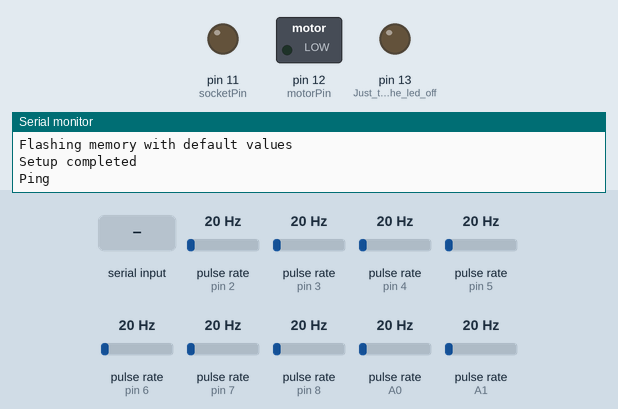
This sketch was run on a simulated Arduino Uno, built with avr-gcc and run on an emulated ATmega328P. On the bench: switched loads named in the sketch (green lamp = pin HIGH), output pins drawn as LEDs (lit = HIGH), the last lines printed to the serial monitor. Wiring (inferred from the names in the program): 9 × pulse sensor: data pin 2 / data pin 3 / data pin 4 / data pin 5 / data pin 6 / data pin 7 / data pin 8 / data A0 / data A1. Inputs (shaded band) come from the test bench; at power-on: pulse rate (sensors on pin 2, pin 3, pin 4, pin 5, pin 6, pin 7, pin 8, A0, A1) 20 Hz. The board resets itself during the run and starts again; EEPROM starts erased.

Above: at 0.1 s.
At 17.6 s:
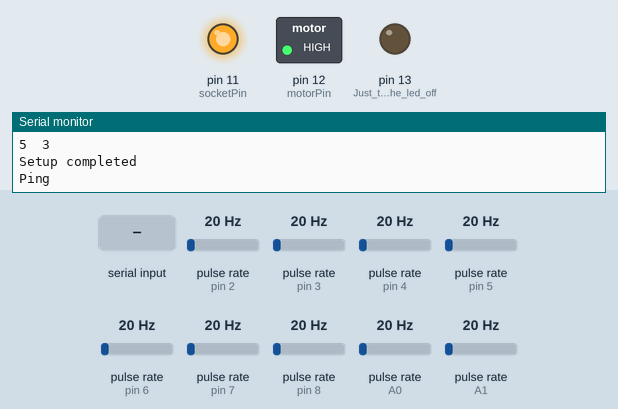
17.7 s: "90,45,200\n" received over Serial
19.9 s: "30,150,10\n" received over Serial
21.9 s: "3\n" received over Serial
Timing chart, 0 to 24.9 s (numbered marks = the images above; inputs shaded):
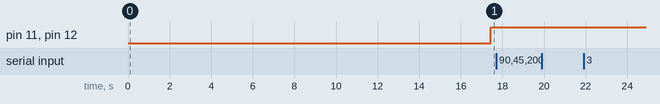

The sketch:

Provinssi2017.ino
```cpp
/*
 * Arduino program for the Provinssi 2017 liike-energiateos project, tested on Arduino Uno,
 * might work with other Arduinos.
 *
 * Can handle up to ~1.1kHz frequencies, or around 130 bikes spinning at 500 RPM,
 * for the RPM calculations, after that the unsigned int rolls over.
 * Minimum signal voltage is 2.7V for reliable operations
 * D13 can't be used for reading the RPM data for some reason
 *
 * Length of sampleDur determines the accuracy of the device by 1/sampledur * 60 RPM
 * sampleDur also determines how 'unresponsive' the device is, Arduino reads serial data only after every loop so
 * in theory you could 'hang' the device by making sampleDur way too big. This is why it's limited to 20 seconds,
 * which should be more than enough (resolution of 0.05 Hz or 3 RPM).
 *
 * @version 1.4
 * @author Otto Salminen <otto.salminen@lut.fi>
 */

#include <avr/wdt.h> //Needed for watchdog
#include <avr/interrupt.h> //Needed for ISR_ALIASOF(), to compress the code by few lines
#include <EEPROM.h> //For using eeprom
#include <avr/pgmspace.h> //For moving char arrays to prog mem instead of sram
#define P(str) (strcpy_P(p_buffer, PSTR(str)), p_buffer) //Simplification of moving strings to progmem, saves the time of rewriting things into arrays and look-up tables
char p_buffer[100]; //Buffer for the string outputs

//Constants to tune things out
const byte hallPin[] = {2, 3, 4, 5, 6, 7, 8, A0, A1}; //Pins for the pci interrupts
const byte socketPin = 11; //Pin controlling the relay
const byte motorPin = 12; //Pin controlling the relay

//Variables of all sorts
bool relayState = false; //Toggle relay
bool statsState = false; //Shows info every 1 minute
byte sampleDur; //Defines the duration in seconds for collecting rpm data
byte hysteresis; //Multiplier of 60 RPM hysteresis
byte hattuvakio; //Used to scale up the measured RPM when measured from the pedals instead of the flywheel
byte NumberOfBikes; //Number of bikes
byte count;
unsigned int setRpm; //RPM/bike to trigger the relays
volatile unsigned int revs; //revs is double the value when using pinchange interrupt due to the event triggering on falling and rising edge
float totRpm; //Total rpm value for all of the bikes


//Setup function for the serial communications, all the pins and timers.
void setup(void) {
  cli(); //disable global interrupts

  //Serial communications
  Serial.begin(9600); //For bluetooth connection
  Serial.setTimeout(1000); //Timeout if ending character missing
  Serial.println(P("\nStarting up..."));

  //Pin setup
  pinMode(socketPin, OUTPUT);
  pinMode(motorPin, OUTPUT);
  //Take relay pins low just in case they are doing something weird
  digitalWrite(socketPin, relayState);
  digitalWrite(motorPin, relayState);
  pinMode(LED_BUILTIN, OUTPUT); //Just to turn the led off <- might be the reason why D13 didn't work as intended

  //PCI setup
  byte NumberOfElements = sizeof(hallPin)/sizeof(hallPin[0]); //Get the amount of pins set up
  //Init pins connected to hall sensors
  for (byte i = 0; i < NumberOfElements; i++){
    pinSetup(hallPin[i]);
    digitalWrite(hallPin[i], HIGH);
    }

  //Timers and key variables
  variableSetup(); //Load variable values from the memory
  watchdogSetup(); //Setup watchdog for automatic reset on hang
  timerSetup(); //Setup timer1
  Serial.println(P("Setup completed"));

  sei(); //enable global interrupts
}


//PCI setup
void pinSetup(byte pin) {
  *digitalPinToPCMSK(pin) |= bit (digitalPinToPCMSKbit(pin));  // find the correct registry and enable pin as input
  PCIFR  |= bit (digitalPinToPCICRbit(pin)); // clear interrupt flags for the pin
  PCICR  |= bit (digitalPinToPCICRbit(pin)); // enables the pin as pci
}


//Setup variables
void variableSetup(void){
  //If some random values in EEPROM, load defaults. Really bad at checking for errors really, don't trust this.
  if (EEPROM.read(3) > 20){
    eeDefault();
  }
  else{
    Serial.println(P("Variables loaded from memory:"));
    setRpm = eeRead(1);
    NumberOfBikes = eeRead(2);
    sampleDur = eeRead(3);
    hysteresis = eeRead(4);
    hattuvakio = eeRead(5);
  }
}


//Setup watchdog timer
void watchdogSetup(void){
  wdt_reset(); // Reset the wdt timer
  WDTCSR |= (1<<WDCE) | (1<<WDE); //Configuration mode
  //Interrupt, then go to system reset mode, 8000msec timeout
  WDTCSR = (1<<WDIE) | (1<<WDE) | (1<<WDP3) | (0<<WDP2) | (0<<WDP1) | (1<<WDP0);
}


// Setup Timer1 for interrupt every 4000 msec
void timerSetup(void){
  TCCR1A = 0;     //TCCR1A register to 0
  TCCR1B = 0;     //TCCR1B register to 0
  OCR1A = 62500; //compare match register to desired timer count
  //turn on CTC mode, CS10 and CS12 bits for 1024 prescaler
  TCCR1B |= (1 << WGM12) | (1 << CS10) | (1 << CS12);
  TIMSK1 |= (1 << OCIE1A); //enable timer compare interrupt
}

//Functions for playing around with EEPROM
//Read values from EEPROM
byte eeRead(byte addr){
  byte value = EEPROM.read(addr);
  Serial.print(addr);
  Serial.print(P("\t"));
  Serial.print(value, DEC);
  Serial.println();
  delay(100);
  return value;
}

//Write value to EEPROM
void eeWrite(byte addr, byte value){
  EEPROM.update(addr, value);
 }

//Default 'safe' values for the parameters
void eeDefault(void){
    Serial.println(P("\nFlashing memory with default values"));
    EEPROM.update(1, 100);
    EEPROM.update(2, 9);
    EEPROM.update(3, 1);
    EEPROM.update(4, 2);
    EEPROM.update(5, 3);
}


//Interrupt vectors
ISR (PCINT1_vect) {revs++;} //PCI for A0 to A5, connect bikes with sensors on flywheel to these
ISR (PCINT2_vect) {revs += hattuvakio;}  // PCI for D0 to D7, connect bikes with sensors on pedals to these
ISR (PCINT0_vect, ISR_ALIASOF(PCINT2_vect)); // PCI for D8 to D13, connect bikes with sensors on pedals to these

//Watchdog event
ISR (WDT_vect){
  Serial.println(P("Something went wrong"));
  eeDefault(); //Load default values before restarting
  Serial.println(P("Restarting..."));
  }

//Info screen every minute just for fun
ISR (TIMER1_COMPA_vect){
  Serial.println("Ping");
  if (count < 15){ //
    count++;
  }
  else if(statsState){
    stats();
    count = 0;
  }
}


//Main loop for the program
void loop(void) {
  //Start taking in sample data for the rpm calculations
  revs = 0; //reset counter
  wait(sampleDur); //Close enough for 1 second delay

  //Calculate RPM
  cli(); //Disable global interrupts during calculations
  totRpm = ((revs/2)/(float)sampleDur)*60.0; //super mathematics
  sei(); //Enable global interrupts

  //Relay operations
  if (totRpm/NumberOfBikes >= setRpm){
    //Turn the relay on
    relayState = true;
  }
  else if (relayState && ((setRpm * NumberOfBikes) - totRpm) <= (hysteresis*60)){
    //Keep the relay on within hysteresis
    //Do nothing
  }
  else{
    //Turn the relay off
    relayState = false;
  }

  digitalWrite(socketPin, relayState);
  digitalWrite(motorPin, relayState);
}


//Function for waiting periods without watchdog timing out
void wait(byte laps){
  for (byte i = 0; i < laps; i++){
    delay(1000);
    wdt_reset(); //reset watchdog timer every 1 second to make waiting scalable over 8 seconds (not needed, but it's still there)
  }
}
```

info.ino
```cpp
/*
 * Arduino program for the Provinssi 2017 liike-energiateos project, tested on Arduino Uno,
 * might work with other Arduinos that share the same processor
 *
 * This file contains everything related to the board receiving and sending various informations through the serial connection
 */


 //Happens after every loop, executes if there is something in the Serial buffer
void serialEvent(void) {
  if (Serial.available()){
    //Prepare to read input from the buffer
    String input = "";
    char i_buffer[40]; //Buffer for strtok, 40 chars should be plenty for incoming commands.
    char *p = i_buffer;
    char *str;

    //Move contents of the buffer to local variable
    input = Serial.readStringUntil('\r\n'); //timeout after 1000msec if ending chars missing
    input.toCharArray(i_buffer, sizeof(i_buffer)); //Convert the String object to buffer into char array

    count = 0; //Reset counter for the stats splashout

    //While the pointer is pointing to next token
    while ((str = strtok_r(p, ":", &p)) != NULL){ //delimiter is the semicolon
      byte cmd = atoi(str);
      switch (cmd){

        default:
          //Print out the menu
          Serial.println(P("\nProvinssiprojektin käyttöohje:"));
          Serial.println(P("Kaikki komennot ovat muotoa komento[:käsky]"));
          Serial.println(P("Komentoja voi ketjuttaa, komentojen ja mahdollisten käskyjen välissä kaksoispiste (:)"));
          Serial.println(P("Paina 0 nähdäksesi tämän ohjeen"));
          Serial.println(P("Paina 1 muuttaaksesi RPM triggeriä, esim. 1:200"));
          Serial.println(P("Paina 2 vaihtaaksesi pyörien lukumäärää, esim 2:5"));
          Serial.println(P("Paina 3 vaihtaaksesi aikaa sekunteissa jolta RPM data kerätään, esim 3:5"));
          Serial.println(P("Paina 4 vaihtaaksesi hystereesin suuruutta hertseissä, 1 Hz = 60RPM, esim 4:1"));
          Serial.println(P("Paina 5 vaihtaaksesi korjauskerrointa, esim 5:3"));
          Serial.println(P("Paina 6 nähdäksesi statistiikkaa minuutin välein"));
          Serial.println(P("Paina 7 tallentaaksesi parametrien arvot muistiin"));
          Serial.println(P("Paina 8 ladataksesi parametrien arvot muistista"));
          Serial.println(P("Paina 9 palauttaaksesi vakioarvot muistiin"));
          break;

        case 1:{
          //Set trigger rpm
          str = strtok_r(p, ":", &p);
          //Trigger rpm can't be lower than 0
          if (atoi(str) < 0){str =(char *) "0";}; //Cast the string constant to char *, otherwise you'll get bunch of warnings
          setRpm = atoi(str);
          Serial.print(P("Trigger rpm successfully changed to: "));
          Serial.println(setRpm);
          break;
        }

        case 2:{
          //Number of bikes
          str = strtok_r(p, ":", &p);
          //Number of bikes can't be lower than 1
          if (atoi(str) < 1){str =(char *) "1";};
          NumberOfBikes = atoi(str);
          Serial.print(P("Number of bikes successfully changed to: "));
          Serial.println(NumberOfBikes);
          break;
        }

        case 3:{
          //sampleDur
          str = strtok_r(p, ":", &p);
          //Sample duration must be at least 1 second
          if (atoi(str) < 1){str =(char *) "1";}
          else if (atoi(str) > 20){str =(char *) "20";}
          sampleDur = atoi(str);
          Serial.print(P("Sample duration successfully changed to: "));
          Serial.println(sampleDur);
          break;
        }

        case 4:{
          //Hysteresis
          str = strtok_r(p, ":", &p);
          //Hysteresis can't be negative
          if (atoi(str) < 0){str =(char *) "0";}
          hysteresis = atoi(str);
          Serial.print(P("Hysteresis RPM successfully changed to: "));
          Serial.println(hysteresis*60);
          break;
        }

        case 5:{
          //Hattuvakio
          str = strtok_r(p, ":", &p);
          //Adjustment factor for pedals is at least 1
          if (atoi(str) <1){str =(char *) "1";}
          hattuvakio = atoi(str);
          Serial.print(P("Pedal adjustment factor successfully changed to: "));
          Serial.println(hattuvakio);
          break;
        }

        case 6:
          //Statistics
          Serial.print(P("\nLast reset was "));
          Serial.print((millis()/1000)/60);
          Serial.println(P(" minutes ago."));
          delay(100);
          Serial.print(P("Current total RPM is "));
          Serial.print(totRpm);
          Serial.print(P(" while for "));
          Serial.print(NumberOfBikes);
          Serial.print(P(" bikes it should be at least "));
          Serial.println(setRpm*NumberOfBikes);
          delay(100);
          stats(); //Saving space, this is used also in the automated status loop
          delay(100);
          Serial.print(P("The relay is on: "));
          Serial.println(relayState);
          delay(100);
          Serial.print(P("SampleDuration: "));
          Serial.println(sampleDur);
          Serial.print(P("Hysteresis RPM: "));
          Serial.println(hysteresis*60);
          delay(100);
          Serial.print(P("Adjustment factor for the pedals: "));
          Serial.println(hattuvakio);
          break;

        case 7:{
          //Save values
          eeWrite(1, setRpm);
          eeWrite(2, NumberOfBikes);
          eeWrite(3, sampleDur);
          eeWrite(4, hysteresis);
          eeWrite(5, hattuvakio);
          Serial.println(P("Saving values to memory completed"));
          break;
          }

        case 8:{
          //Load values
          variableSetup();
          break;
          }

        case 9:{
          //Default values
          eeDefault();
          Serial.println(P("Default values saved to memory"));
          variableSetup();
          break;
          }
      }
    }
  }
}

void stats(void){
  Serial.print(P("RPM/bike: "));
  Serial.print(totRpm/NumberOfBikes);
  Serial.print(P(", trigger RPM/bike: "));
  Serial.println(setRpm);
}
```
